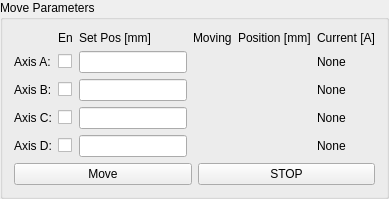
    <widget class="QGroupBox" name="groupBox_2">
     <property name="sizePolicy">
      <sizepolicy hsizetype="Expanding" vsizetype="Expanding">
       <horstretch>0</horstretch>
       <verstretch>0</verstretch>
      </sizepolicy>
     </property>
     <property name="title">
      <string>Move Parameters</string>
     </property>
     <layout class="QGridLayout" name="gridLayout_4">
      <item row="0" column="0" colspan="2">
       <layout class="QGridLayout" name="gridLayout">
        <item row="4" column="0">
         <widget class="QLabel" name="label_4">
          <property name="text">
           <string>Axis D:</string>
          </property>
         </widget>
        </item>
        <item row="4" column="2">
         <widget class="PyDMLineEdit" name="le_move_posD">
          <property name="toolTip">
           <string/>
          </property>
          <property name="precision" stdset="0">
           <number>0</number>
          </property>
          <property name="precisionFromPV" stdset="0">
           <bool>true</bool>
          </property>
          <property name="channel" stdset="0">
           <string>ca://und:AxisD:MovePos</string>
          </property>
          <property name="displayFormat" stdset="0">
           <enum>PyDMLineEdit::Default</enum>
          </property>
         </widget>
        </item>
        <item row="1" column="0">
         <widget class="QLabel" name="label">
          <property name="text">
           <string>Axis A:</string>
          </property>
         </widget>
        </item>
        <item row="3" column="1">
         <widget class="PyDMCheckbox" name="chb_moveC">
          <property name="toolTip">
           <string/>
          </property>
          <property name="channel" stdset="0">
           <string>ca://und:AxisC:Move</string>
          </property>
         </widget>
        </item>
        <item row="2" column="2">
         <widget class="PyDMLineEdit" name="le_move_posB">
          <property name="toolTip">
           <string/>
          </property>
          <property name="precision" stdset="0">
           <number>0</number>
          </property>
          <property name="precisionFromPV" stdset="0">
           <bool>true</bool>
          </property>
          <property name="channel" stdset="0">
           <string>ca://und:AxisB:MovePos</string>
          </property>
         </widget>
        </item>
        <item row="1" column="1">
         <widget class="PyDMCheckbox" name="chb_moveA">
          <property name="toolTip">
           <string/>
          </property>
          <property name="channel" stdset="0">
           <string>ca://und:AxisA:Move</string>
          </property>
         </widget>
        </item>
        <item row="4" column="1">
         <widget class="PyDMCheckbox" name="chb_moveD">
          <property name="toolTip">
           <string/>
          </property>
          <property name="channel" stdset="0">
           <string>ca://und:AxisD:Move</string>
          </property>
         </widget>
        </item>
        <item row="3" column="2">
         <widget class="PyDMLineEdit" name="le_move_posC">
          <property name="toolTip">
           <string/>
          </property>
          <property name="precision" stdset="0">
           <number>0</number>
          </property>
          <property name="precisionFromPV" stdset="0">
           <bool>true</bool>
          </property>
          <property name="channel" stdset="0">
           <string>ca://und:AxisC:MovePos</string>
          </property>
         </widget>
        </item>
        <item row="1" column="2">
         <widget class="PyDMLineEdit" name="le_move_posA">
          <property name="toolTip">
           <string/>
          </property>
          <property name="locale">
           <locale language="English" country="UnitedStates"/>
          </property>
          <property name="inputMethodHints">
           <set>Qt::ImhFormattedNumbersOnly</set>
          </property>
          <property name="precision" stdset="0">
           <number>0</number>
          </property>
          <property name="precisionFromPV" stdset="0">
           <bool>true</bool>
          </property>
          <property name="channel" stdset="0">
           <string>ca://und:AxisA:MovePos</string>
          </property>
         </widget>
        </item>
        <item row="2" column="1">
         <widget class="PyDMCheckbox" name="chb_moveB">
          <property name="toolTip">
           <string/>
          </property>
          <property name="channel" stdset="0">
           <string>ca://und:AxisB:Move</string>
          </property>
         </widget>
        </item>
        <item row="3" column="0">
         <widget class="QLabel" name="label_3">
          <property name="text">
           <string>Axis C:</string>
          </property>
         </widget>
        </item>
        <item row="2" column="0">
         <widget class="QLabel" name="label_2">
          <property name="text">
           <string>Axis B:</string>
          </property>
         </widget>
        </item>
        <item row="2" column="3">
         <widget class="PyDMByteIndicator" name="bit_mvnB">
          <property name="sizePolicy">
           <sizepolicy hsizetype="Preferred" vsizetype="Preferred">
            <horstretch>0</horstretch>
            <verstretch>0</verstretch>
           </sizepolicy>
          </property>
          <property name="toolTip">
           <string/>
          </property>
          <property name="channel" stdset="0">
           <string>ca://und:AxisB:MoveStatus</string>
          </property>
          <property name="showLabels" stdset="0">
           <bool>false</bool>
          </property>
          <property name="circles" stdset="0">
           <bool>true</bool>
          </property>
          <property name="labels" stdset="0">
           <stringlist>
            <string>Motor Moving</string>
           </stringlist>
          </property>
         </widget>
        </item>
        <item row="0" column="3">
         <widget class="QLabel" name="label_13">
          <property name="sizePolicy">
           <sizepolicy hsizetype="Preferred" vsizetype="Maximum">
            <horstretch>0</horstretch>
            <verstretch>0</verstretch>
           </sizepolicy>
          </property>
          <property name="text">
           <string>Moving</string>
          </property>
         </widget>
        </item>
        <item row="1" column="4">
         <widget class="PyDMLabel" name="la_AxisAPos">
          <property name="sizePolicy">
           <sizepolicy hsizetype="Maximum" vsizetype="Preferred">
            <horstretch>0</horstretch>
            <verstretch>0</verstretch>
           </sizepolicy>
          </property>
          <property name="toolTip">
           <string/>
          </property>
          <property name="precision" stdset="0">
           <number>0</number>
          </property>
          <property name="precisionFromPV" stdset="0">
           <bool>true</bool>
          </property>
          <property name="channel" stdset="0">
           <string>ca://und:AxisA:ActualPosition</string>
          </property>
          <property name="displayFormat" stdset="0">
           <enum>PyDMLabel::Default</enum>
          </property>
         </widget>
        </item>
        <item row="2" column="4">
         <widget class="PyDMLabel" name="la_AxisBPos">
          <property name="sizePolicy">
           <sizepolicy hsizetype="Fixed" vsizetype="Preferred">
            <horstretch>0</horstretch>
            <verstretch>0</verstretch>
           </sizepolicy>
          </property>
          <property name="toolTip">
           <string/>
          </property>
          <property name="precision" stdset="0">
           <number>0</number>
          </property>
          <property name="precisionFromPV" stdset="0">
           <bool>true</bool>
          </property>
          <property name="channel" stdset="0">
           <string>ca://und:AxisB:ActualPosition</string>
          </property>
          <property name="displayFormat" stdset="0">
           <enum>PyDMLabel::Default</enum>
          </property>
         </widget>
        </item>
        <item row="4" column="3">
         <widget class="PyDMByteIndicator" name="bit_mvnD">
          <property name="sizePolicy">
           <sizepolicy hsizetype="Preferred" vsizetype="Preferred">
            <horstretch>0</horstretch>
            <verstretch>0</verstretch>
           </sizepolicy>
          </property>
          <property name="toolTip">
           <string/>
          </property>
          <property name="channel" stdset="0">
           <string>ca://und:AxisD:MoveStatus</string>
          </property>
          <property name="showLabels" stdset="0">
           <bool>false</bool>
          </property>
          <property name="circles" stdset="0">
           <bool>true</bool>
          </property>
          <property name="labels" stdset="0">
           <stringlist>
            <string>Motor Moving</string>
           </stringlist>
          </property>
         </widget>
        </item>
        <item row="3" column="4">
         <widget class="PyDMLabel" name="la_AxisCPos">
          <property name="sizePolicy">
           <sizepolicy hsizetype="Fixed" vsizetype="Preferred">
            <horstretch>0</horstretch>
            <verstretch>0</verstretch>
           </sizepolicy>
          </property>
          <property name="toolTip">
           <string/>
          </property>
          <property name="precision" stdset="0">
           <number>0</number>
          </property>
          <property name="precisionFromPV" stdset="0">
           <bool>true</bool>
          </property>
          <property name="channel" stdset="0">
           <string>ca://und:AxisC:ActualPosition.VAL</string>
          </property>
          <property name="displayFormat" stdset="0">
           <enum>PyDMLabel::Default</enum>
          </property>
         </widget>
        </item>
        <item row="4" column="4">
         <widget class="PyDMLabel" name="la_AxisDPos">
          <property name="sizePolicy">
           <sizepolicy hsizetype="Fixed" vsizetype="Preferred">
            <horstretch>0</horstretch>
            <verstretch>0</verstretch>
           </sizepolicy>
          </property>
          <property name="toolTip">
           <string/>
          </property>
          <property name="precision" stdset="0">
           <number>0</number>
          </property>
          <property name="precisionFromPV" stdset="0">
           <bool>true</bool>
          </property>
          <property name="channel" stdset="0">
           <string>ca://und:AxisD:ActualPosition.VAL</string>
          </property>
          <property name="displayFormat" stdset="0">
           <enum>PyDMLabel::Default</enum>
          </property>
         </widget>
        </item>
        <item row="0" column="4">
         <widget class="QLabel" name="label_14">
          <property name="sizePolicy">
           <sizepolicy hsizetype="Preferred" vsizetype="Maximum">
            <horstretch>0</horstretch>
            <verstretch>0</verstretch>
           </sizepolicy>
          </property>
          <property name="text">
           <string>Position [mm]</string>
          </property>
         </widget>
        </item>
        <item row="3" column="3">
         <widget class="PyDMByteIndicator" name="bit_mvnC">
          <property name="sizePolicy">
           <sizepolicy hsizetype="Preferred" vsizetype="Preferred">
            <horstretch>0</horstretch>
            <verstretch>0</verstretch>
           </sizepolicy>
          </property>
          <property name="toolTip">
           <string/>
          </property>
          <property name="channel" stdset="0">
           <string>ca://und:AxisC:MoveStatus</string>
          </property>
          <property name="showLabels" stdset="0">
           <bool>false</bool>
          </property>
          <property name="circles" stdset="0">
           <bool>true</bool>
          </property>
          <property name="labels" stdset="0">
           <stringlist>
            <string>Motor Moving</string>
           </stringlist>
          </property>
         </widget>
        </item>
        <item row="0" column="1">
         <widget class="QLabel" name="label_11">
          <property name="sizePolicy">
           <sizepolicy hsizetype="Preferred" vsizetype="Maximum">
            <horstretch>0</horstretch>
            <verstretch>0</verstretch>
           </sizepolicy>
          </property>
          <property name="text">
           <string>En</string>
          </property>
         </widget>
        </item>
        <item row="0" column="2">
         <widget class="QLabel" name="label_12">
          <property name="sizePolicy">
           <sizepolicy hsizetype="Preferred" vsizetype="Maximum">
            <horstretch>0</horstretch>
            <verstretch>0</verstretch>
           </sizepolicy>
          </property>
          <property name="text">
           <string>Set Pos [mm]</string>
          </property>
         </widget>
        </item>
        <item row="1" column="3">
         <widget class="PyDMByteIndicator" name="bit_mvnA">
          <property name="sizePolicy">
           <sizepolicy hsizetype="Minimum" vsizetype="Preferred">
            <horstretch>0</horstretch>
            <verstretch>0</verstretch>
           </sizepolicy>
          </property>
          <property name="toolTip">
           <string/>
          </property>
          <property name="channel" stdset="0">
           <string>ca://und:AxisA:MoveStatus</string>
          </property>
          <property name="showLabels" stdset="0">
           <bool>false</bool>
          </property>
          <property name="circles" stdset="0">
           <bool>true</bool>
          </property>
          <property name="labels" stdset="0">
           <stringlist>
            <string>Motor Moving</string>
           </stringlist>
          </property>
         </widget>
        </item>
        <item row="0" column="5">
         <widget class="QLabel" name="label_15">
          <property name="sizePolicy">
           <sizepolicy hsizetype="Preferred" vsizetype="Maximum">
            <horstretch>0</horstretch>
            <verstretch>0</verstretch>
           </sizepolicy>
          </property>
          <property name="text">
           <string>Current [A]</string>
          </property>
         </widget>
        </item>
        <item row="1" column="5">
         <widget class="PyDMLabel" name="la_AxisACur">
          <property name="sizePolicy">
           <sizepolicy hsizetype="Maximum" vsizetype="Preferred">
            <horstretch>0</horstretch>
            <verstretch>0</verstretch>
           </sizepolicy>
          </property>
          <property name="toolTip">
           <string/>
          </property>
          <property name="text">
           <string>None</string>
          </property>
          <property name="precision" stdset="0">
           <number>0</number>
          </property>
          <property name="precisionFromPV" stdset="0">
           <bool>true</bool>
          </property>
          <property name="channel" stdset="0">
           <string>ca://und:AxisA:OutputCurrent</string>
          </property>
          <property name="displayFormat" stdset="0">
           <enum>PyDMLabel::Default</enum>
          </property>
         </widget>
        </item>
        <item row="2" column="5">
         <widget class="PyDMLabel" name="la_AxisBCur">
          <property name="sizePolicy">
           <sizepolicy hsizetype="Maximum" vsizetype="Preferred">
            <horstretch>0</horstretch>
            <verstretch>0</verstretch>
           </sizepolicy>
          </property>
          <property name="toolTip">
           <string/>
          </property>
          <property name="text">
           <string>None</string>
          </property>
          <property name="precision" stdset="0">
           <number>0</number>
          </property>
          <property name="precisionFromPV" stdset="0">
           <bool>true</bool>
          </property>
          <property name="channel" stdset="0">
           <string>ca://und:AxisB:OutputCurrent</string>
          </property>
          <property name="displayFormat" stdset="0">
           <enum>PyDMLabel::Default</enum>
          </property>
         </widget>
        </item>
        <item row="3" column="5">
         <widget class="PyDMLabel" name="la_AxisCCur">
          <property name="sizePolicy">
           <sizepolicy hsizetype="Maximum" vsizetype="Preferred">
            <horstretch>0</horstretch>
            <verstretch>0</verstretch>
           </sizepolicy>
          </property>
          <property name="toolTip">
           <string/>
          </property>
          <property name="text">
           <string>None</string>
          </property>
          <property name="precision" stdset="0">
           <number>0</number>
          </property>
          <property name="precisionFromPV" stdset="0">
           <bool>true</bool>
          </property>
          <property name="channel" stdset="0">
           <string>ca://und:AxisC:OutputCurrent</string>
          </property>
          <property name="displayFormat" stdset="0">
           <enum>PyDMLabel::Default</enum>
          </property>
         </widget>
        </item>
        <item row="4" column="5">
         <widget class="PyDMLabel" name="la_AxisDCur">
          <property name="sizePolicy">
           <sizepolicy hsizetype="Maximum" vsizetype="Preferred">
            <horstretch>0</horstretch>
            <verstretch>0</verstretch>
           </sizepolicy>
          </property>
          <property name="toolTip">
           <string/>
          </property>
          <property name="text">
           <string>None</string>
          </property>
          <property name="precision" stdset="0">
           <number>0</number>
          </property>
          <property name="precisionFromPV" stdset="0">
           <bool>true</bool>
          </property>
          <property name="channel" stdset="0">
           <string>ca://und:AxisD:OutputCurrent</string>
          </property>
          <property name="displayFormat" stdset="0">
           <enum>PyDMLabel::Default</enum>
          </property>
         </widget>
        </item>
       </layout>
      </item>
      <item row="1" column="0">
       <widget class="PyDMPushButton" name="pbt_Move">
        <property name="toolTip">
         <string/>
        </property>
        <property name="text">
         <string>Move</string>
        </property>
        <property name="checked">
         <bool>false</bool>
        </property>
        <property name="rules" stdset="0">
         <string>[{&quot;name&quot;: &quot;Enable&quot;, &quot;property&quot;: &quot;Enable&quot;, &quot;expression&quot;: &quot;ch[0]&quot;, &quot;channels&quot;: [{&quot;channel&quot;: &quot;ca://und:AxisA:DriveEnableStatus&quot;, &quot;trigger&quot;: true}]}]</string>
        </property>
        <property name="channel" stdset="0">
         <string>ca://und:EnMove</string>
        </property>
        <property name="pressValue" stdset="0">
         <string>1</string>
        </property>
       </widget>
      </item>
      <item row="1" column="1">
       <widget class="PyDMPushButton" name="pbt_Stop">
        <property name="toolTip">
         <string/>
        </property>
        <property name="text">
         <string>STOP</string>
        </property>
        <property name="checkable">
         <bool>false</bool>
        </property>
        <property name="rules" stdset="0">
         <string>[{&quot;name&quot;: &quot;Enable&quot;, &quot;property&quot;: &quot;Enable&quot;, &quot;expression&quot;: &quot;ch[0]&quot;, &quot;channels&quot;: [{&quot;channel&quot;: &quot;ca://und:AxisA:DriveEnableStatus&quot;, &quot;trigger&quot;: true}]}]</string>
        </property>
        <property name="channel" stdset="0">
         <string>ca://und:Stop</string>
        </property>
        <property name="pressValue" stdset="0">
         <string>1</string>
        </property>
       </widget>
      </item>
     </layout>
    </widget>
